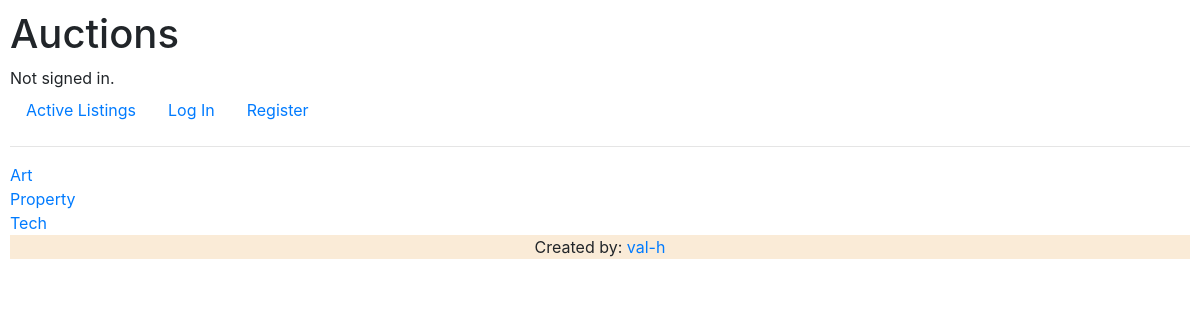
The page /categories/ on the database as committed earlier.
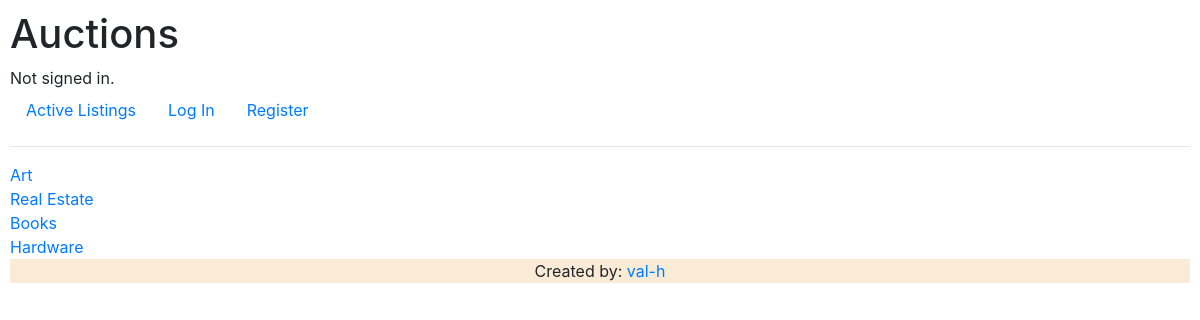
The same page on the database as committed later.
### auctions/models.py (models this page shows, shortened)
class Category(models.Model):
    title = models.CharField(max_length=40)
    description = models.TextField()

### auctions/views.py (the view)
# urls.py: path("categories/", views.categories_view, name='categories'),
def categories_view(request):
    categories = Category.objects.all()
    return render(request, 'auctions/categories.html', {
        'categories': categories,
    })

### auctions/templates/auctions/categories.html
{% extends 'auctions/layout.html' %}
{% block body %}
    {% for category in categories %}
        <div>
            <a href="{% url 'auctions:category' category.id %}">{{ category.title }}</a>
        </div>
    {% empty %}
        <div>
            No listings available.
        </div>
    {% endfor %}
{% endblock %}

### auctions/templates/auctions/layout.html (shortened to what this page needs)
{% load static %}
<!DOCTYPE html>
<html lang="en">
    <head>
        <link rel="stylesheet" href="https://stackpath.bootstrapcdn.com/bootstrap/4.4.1/css/bootstrap.min.css">
        <link href="{% static 'auctions/styles.css' %}" rel="stylesheet">
    </head>
    <body>
        <h1>Auctions</h1>
        <div>
            {% if user.is_authenticated %}
                Signed in as <strong>{{ user.username }}</strong>.
            {% else %}
                Not signed in.
            {% endif %}
        </div>
        <ul class="nav">
            <li class="nav-item">
                <a class="nav-link" href="{% url 'auctions:index' %}">Active Listings</a>
            </li>
            {% if user.is_authenticated %}
            <li>
                <a class="nav-link" href="{% url 'auctions:create_listing' %}">Create listing</a>
            </li>
            <li class="nav-item">
                <a class="nav-link" href="{% url 'auctions:watchlist' %}">Watchlist</a>
            </li>
            <li class="nav-item">
                <a class="nav-link" href="{% url 'auctions:categories' %}">Categories</a>
            </li>
            <li class="nav-item">
                <a class="nav-link" href="{% url 'auctions:logout' %}">Log Out</a>
            </li>
            {% else %}
                <li class="nav-item">
                    <a class="nav-link" href="{% url 'auctions:login' %}">Log In</a>
                </li>
                <li class="nav-item">
                    <a class="nav-link" href="{% url 'auctions:register' %}">Register</a>
                </li>
            {% endif %}
        </ul>
        <hr>
        {% block body %}
        {% endblock %}
        <footer style="text-align: center; background-color: antiquewhite;">
            <div>Created by: <a href="https://github.com/val-h" target="_blank">val-h</a></div>
        </footer>
    </body>
</html>

### auctions/static/auctions/styles.css (style rules this page uses)
body { padding: 10px; }

Rows that differ between the two databases and show on the page:
removed Category: title "Tech"
changed Category: title "Property" → "Real Estate"
added Category: title "Books"
added Category: title "Hardware"
